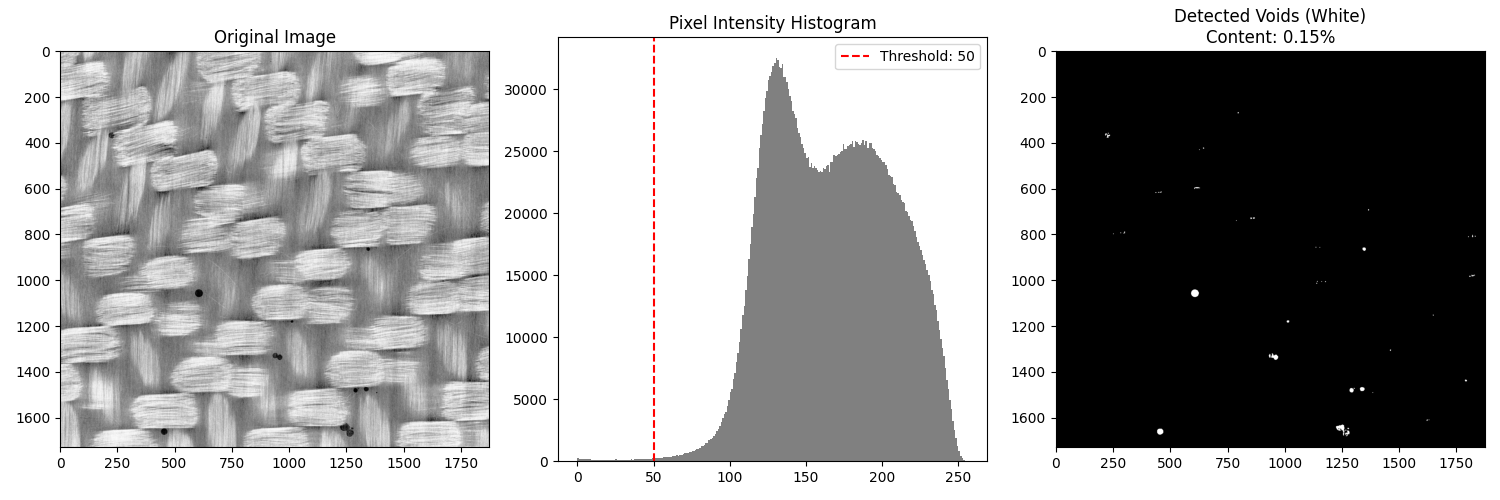

The script that drew this image:
import cv2
import numpy as np
import matplotlib.pyplot as plt

def calculate_void_content(image_path):
    img = cv2.imread(image_path, 0)
    # filter using Gaussian blur 
    img_blurred = cv2.GaussianBlur(img, (5, 5), 0)

    # 3. Thresholding (The Fix)
    # Instead of Otsu (which captures weave shadows), we use a Manual Threshold.
    # We look for pixels darker than 50 (on a scale of 0-255).
    # 0 is black, 255 is white. Voids are near 0.
    manual_threshold_value = 50 
    _, mask = cv2.threshold(img_blurred, manual_threshold_value, 255, cv2.THRESH_BINARY_INV)
    
    # 4. Morphological Operations
    kernel = np.ones((3,3), np.uint8)
    
    # Image Opening (Erosion -> Dilation)
    # Removes tiny white specks (noise) that are too small to be real voids
    mask_open = cv2.morphologyEx(mask, cv2.MORPH_OPEN, kernel)
    
    # Image Closing (Dilation -> Erosion)
    # Fills in small holes inside the detected voids to make them solid shapes
    mask_cleaned = cv2.morphologyEx(mask_open, cv2.MORPH_CLOSE, kernel)

    total_pixels = mask_cleaned.size
    void_pixels = np.count_nonzero(mask_cleaned)
    void_percentage = (void_pixels / total_pixels) * 100

    fig, ax = plt.subplots(1, 3, figsize=(15, 5))
    
    # Original Image
    ax[0].imshow(img, cmap='gray')
    ax[0].set_title('Original Image')
    
    # Histogram
    # sum of 2 Gaussians 
    # You will likely see a large hill on the right (fabric) and a tiny tail on the left (voids).
    ax[1].hist(img.ravel(), 256, [0, 256], color='gray')
    ax[1].axvline(manual_threshold_value, color='r', linestyle='--', label=f'Threshold: {manual_threshold_value}')
    ax[1].set_title('Pixel Intensity Histogram')
    ax[1].legend()
    ax[2].imshow(mask_cleaned, cmap='gray')
    ax[2].set_title(f'Detected Voids (White)\nContent: {void_percentage:.2f}%')
    plt.tight_layout()
    plt.show()

    print(f"Calculated Void Content: {void_percentage:.2f}%")
    if void_percentage < 2.0:
        print(">>> CONCLUSION: The void content is ACCEPTABLE (less than 2%).")
    else:
        print(">>> CONCLUSION: The void content is UNACCEPTABLE (greater than 2%).")

if __name__ == "__main__":
    calculate_void_content('C:\\Users\\User\\OneDrive - Delft University of Technology\\Master Y1\\Polymer Composite Manufacturing\\Notebook 4 git\\PCM-notebooks\\slice_0130.jpeg')
